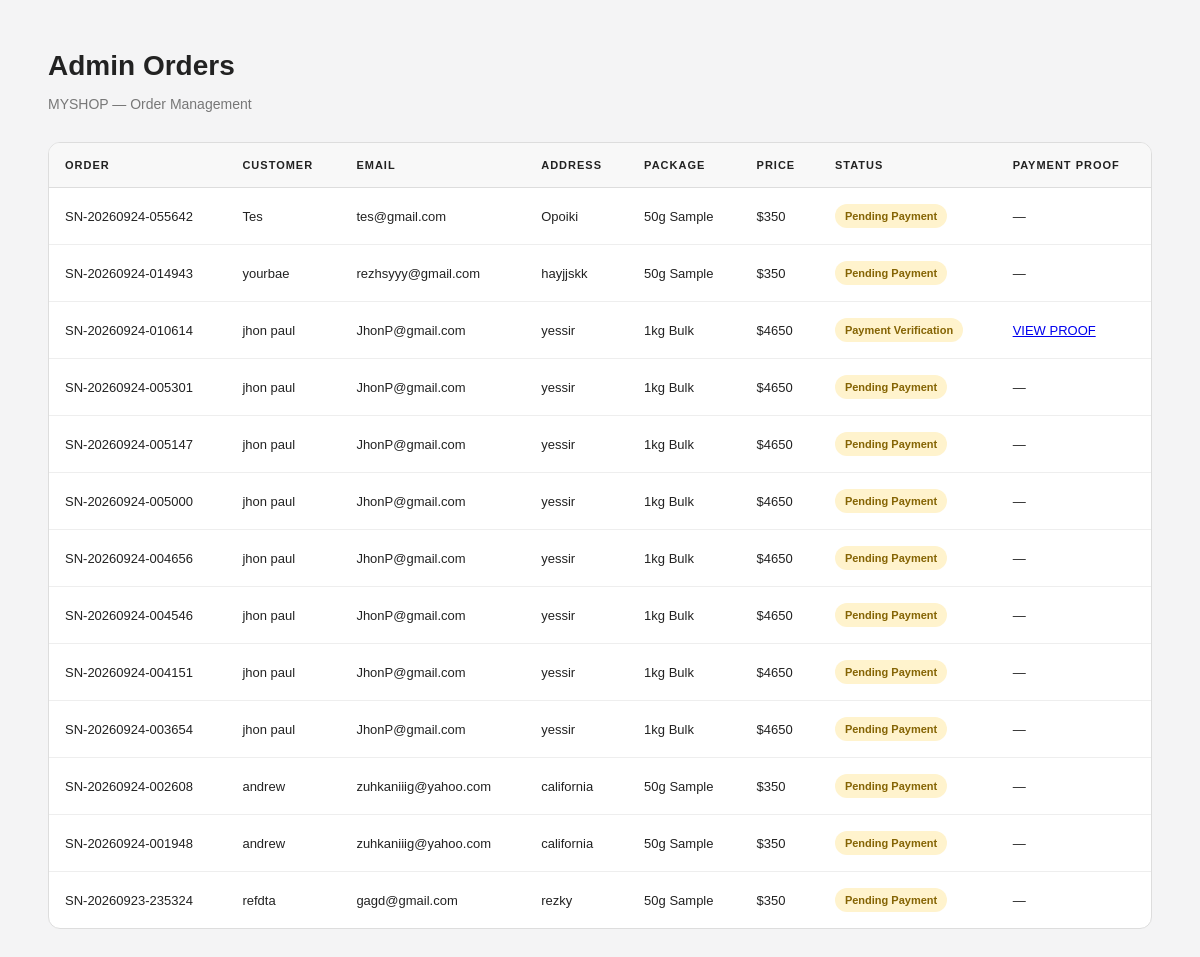
Page /admin/orders on the committed database.
### tables this page shows
CREATE TABLE orders (
            id INTEGER PRIMARY KEY AUTOINCREMENT,
            order_number TEXT,
            name TEXT,
            email TEXT,
            address TEXT,
            package TEXT,
            price TEXT,
            status TEXT
        , payment_proof TEXT);

### app.py (the view)
@app.route("/admin/orders")
def admin_orders():
    conn = sqlite3.connect("shop.db")
    conn.row_factory = sqlite3.Row
    orders = conn.execute("""
        SELECT * FROM orders
        ORDER BY id DESC
    """).fetchall()
    conn.close()
    return render_template(
        "admin_orders.html",
        orders=orders
    )

### templates/admin_orders.html (shortened to what this page needs)
<!DOCTYPE html>
<html lang="en">
<head>
</head>
<body>
<div class="admin-container">
    <div class="admin-header">
        <h1>Admin Orders</h1>
        <p>MYSHOP — Order Management</p>
    </div>
    <div class="orders-box">
        {% if orders %}
        <table>
            <thead>
                <tr>
                    <th>Order</th>
                    <th>Customer</th>
                    <th>Email</th>
                    <th>Address</th>
                    <th>Package</th>
                    <th>Price</th>
                    <th>Status</th>
                    <th>Payment Proof</th>
                </tr>
            </thead>
            <tbody>
                {% for order in orders %}
                <tr>
                    <td>
                        {{ order["order_number"] }}
                    </td>
                    <td>
                        {{ order["name"] }}
                    </td>
                    <td>
                        {{ order["email"] }}
                    </td>
                    <td>
                        {{ order["address"] }}
                    </td>
                    <td>
                        {{ order["package"] }}
                    </td>
                    <td>
                        {{ order["price"] }}
                    </td>
                    <td>
                        <span class="status">
                            {{ order["status"] }}
                        </span>
                    </td>
                    <td>
    {% if order.payment_proof %}
        <a
            href="/payment-proof/{{ order.order_number }}"
            target="_blank"
        >
            VIEW PROOF
        </a>
    {% else %}
        —
    {% endif %}
</td>
                </tr>
                {% endfor %}
            </tbody>
        </table>
        {% else %}
        <div class="empty">
            No orders found.
        </div>
        {% endif %}
    </div>
</div>
</body>
</html>

### templates/admin_orders.html (style rules this page uses)
body { margin: 0; font-family: Arial, sans-serif; background: #f4f4f5; color: #222; }
.admin-container { width: 92%; max-width: 1200px; margin: 50px auto; }
.admin-header { margin-bottom: 30px; }
.admin-header h1 { margin: 0; font-size: 28px; }
.admin-header p { color: #777; font-size: 14px; }
.orders-box { background: white; border: 1px solid #ddd; border-radius: 12px; overflow-x: auto; }
table { width: 100%; border-collapse: collapse; min-width: 850px; }
th { background: #f8f8f8; text-align: left; font-size: 11px; letter-spacing: 1px; text-transform: uppercase; padding: 16px; border-bottom: 1px solid #ddd; }
td { padding: 16px; border-bottom: 1px solid #eee; font-size: 13px; }
tr:last-child td { border-bottom: none; }
.status { display: inline-block; padding: 6px 10px; border-radius: 20px; background: #fff3cd; color: #856404; font-size: 11px; font-weight: bold; }

### rows in the picture
orders: order_number "SN-20260924-055642", name "Tes", email "tes@gmail.com", address "Opoiki", package "50g Sample", price "$350", status "Pending Payment"
orders: order_number "SN-20260924-014943", name "yourbae", email "rezhsyyy@gmail.com", address "hayjjskk", package "50g Sample", price "$350", status "Pending Payment"
orders: order_number "SN-20260924-010614", name "jhon paul", email "JhonP@gmail.com", address "yessir", package "1kg Bulk", price "$4650", status "Payment Verification"
orders: order_number "SN-20260924-005301", name "jhon paul", email "JhonP@gmail.com", address "yessir", package "1kg Bulk", price "$4650", status "Pending Payment"
orders: order_number "SN-20260924-005147", name "jhon paul", email "JhonP@gmail.com", address "yessir", package "1kg Bulk", price "$4650", status "Pending Payment"
orders: order_number "SN-20260924-005000", name "jhon paul", email "JhonP@gmail.com", address "yessir", package "1kg Bulk", price "$4650", status "Pending Payment"
orders: order_number "SN-20260924-004656", name "jhon paul", email "JhonP@gmail.com", address "yessir", package "1kg Bulk", price "$4650", status "Pending Payment"
orders: order_number "SN-20260924-004546", name "jhon paul", email "JhonP@gmail.com", address "yessir", package "1kg Bulk", price "$4650", status "Pending Payment"
orders: order_number "SN-20260924-004151", name "jhon paul", email "JhonP@gmail.com", address "yessir", package "1kg Bulk", price "$4650", status "Pending Payment"
orders: order_number "SN-20260924-003654", name "jhon paul", email "JhonP@gmail.com", address "yessir", package "1kg Bulk", price "$4650", status "Pending Payment"
orders: order_number "SN-20260924-002608", name "andrew", email "zuhkaniiig@yahoo.com", address "california", package "50g Sample", price "$350", status "Pending Payment"
orders: order_number "SN-20260924-001948", name "andrew", email "zuhkaniiig@yahoo.com", address "california", package "50g Sample", price "$350", status "Pending Payment"
orders: order_number "SN-20260923-235324", name "refdta", email "gagd@gmail.com", address "rezky", package "50g Sample", price "$350", status "Pending Payment"
